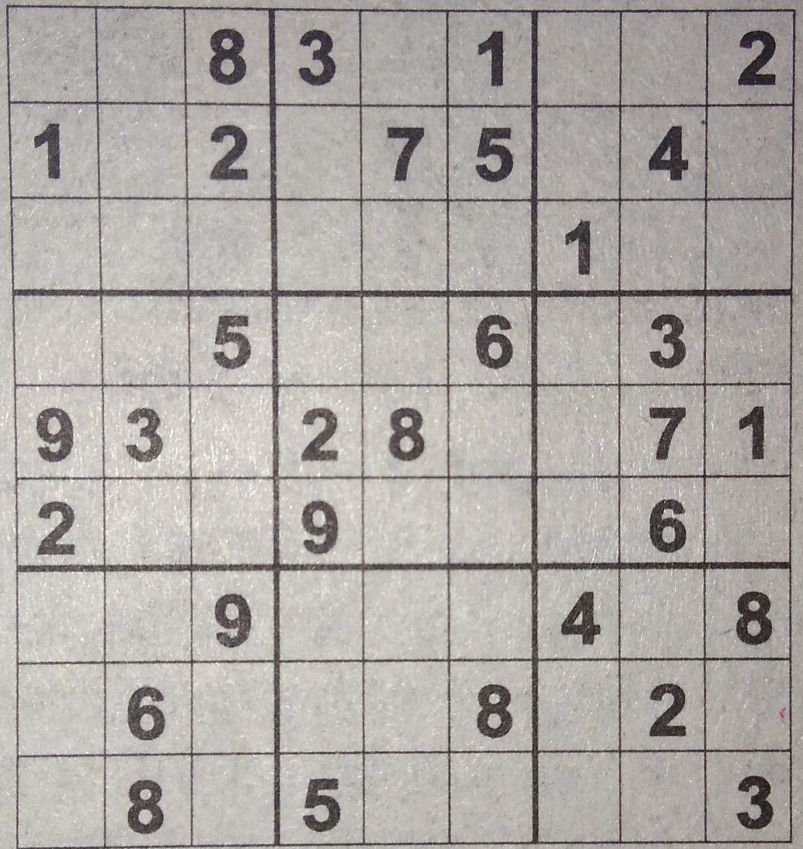
#> input picture im1.jpg, 1605 x 1697 px (shown at 1/2 size)
$ python 'for sudoku.py'
#> lines starting #> are read from the running program, lines starting #| are printed output that depends on the picture; after the words box and inside, x2 and y2 are one past the last pixel; in counts of white or black regions, pixels touching at a corner belong together
# importing libraries
import numpy as np
import cv2

field_threshold = {'1': 0.6, '2': 0.6, '3': 0.5, '4': 0.68, '5': 0.55, '6': 0.63, '7': 0.6, '8': 0.55, '9': 0.55}


# Function to Generate bounding
# boxes around detected fields
def getBoxed(img, img_gray, template, field_name="policy_no"):
	w, h = template.shape[::-1]

	# Apply template matching
	res = cv2.matchTemplate(img_gray, template, cv2.TM_CCOEFF_NORMED)

	hits = np.where(res >= field_threshold[field_name])

	# Draw a rectangle around the matched region.
	for pt in zip(*hits[::-1]):
		cv2.rectangle(img, pt, (pt[0] + w, pt[1] + h), (0, 255, 255), 2)

		y = pt[1] - 10 if pt[1] - 10 > 10 else pt[1] + h + 20

		cv2.putText(img, field_name, (pt[0], y), cv2.FONT_HERSHEY_SIMPLEX, 0.8, (0, 0, 255), 1)

	return img


# Driver Function
if __name__ == '__main__':
	# Read the original document image
	# img = cv2.imread('sudoku_temp/template.jpg')
	img = cv2.imread('im1.jpg')
#> img is the input picture: shape (1697, 1605, 3); mean B, G, R 166, 169.8, 173.8
	cv2.imshow('ss', img)
	cv2.waitKey(0)

	img = cv2.resize(img, (360, 360))
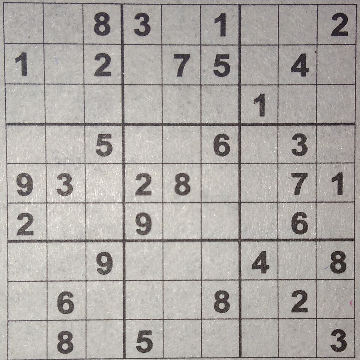
#> img: shape (360, 360, 3); mean B, G, R 165.9, 169.7, 173.7
	# cv2.imshow('img', img)
	# cv2.waitKey(0)

	lower_white = np.array([160, 160, 160], dtype=np.uint8)
	upper_white = np.array([255, 255, 255], dtype=np.uint8)
	img_gray = cv2.inRange(img, lower_white, upper_white)  # could also use threshold
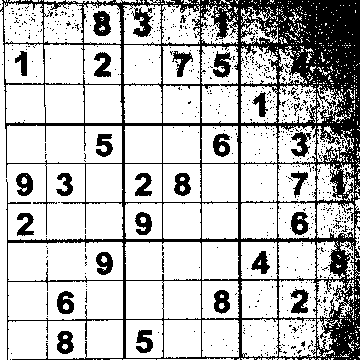
#> img_gray: shape (360, 360); 74.6% white; 729 black regions (698 under 20 px), largest, box (x1, y1, x2, y2) and area: (0, 0, 360, 360) 24842, (131, 7, 153, 37) 330, (93, 11, 111, 36) 329

	# 3-d to 2-d conversion

	# img_gray = cv2.cvtColor(img, cv2.COLOR_BGR2GRAY)
	cv2.imshow('img gray', img_gray)
	cv2.waitKey(0)
	# cv2.destroyAllWindows()

	# ----------
	imgheight = img_gray.shape[0]
#> imgheight = 360
	imgwidth = img_gray.shape[1]
#> imgwidth = 360

	M = imgheight // 9
#> M = 40
	N = imgwidth // 9
#> N = 40
	print('image height:', imgheight, 'width:', imgwidth, 'M:', M)
#| image height: 360 width: 360 M: 40

	sudoku = [[0 for i in range(9)] for j in range(9)]

	# for i in range(9):
	# 	print(sudoku[i])

	row = 0
	col = 0
	for y in range(0, imgheight, M):
		for x in range(0, imgwidth, N):
			y1 = y + M
#> y1 = 40
			x1 = x + N
#> x1 = 40
			tiles = img_gray[y:y + M, x:x + N]
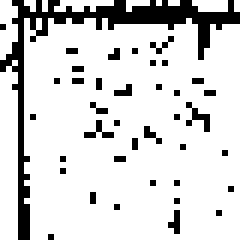
#> tiles: shape (40, 40) (shown 6 times larger); 84.2% white; black in thin lines or dots

			# im = img[y:y1, x:x1]
			# cv2.imshow('grid:', im)
			# cv2.waitKey(500)
	# ------------

			for i in range(9, 0, -1):
				directory = "sudoku_temp/{}.png".format(i)
				template = cv2.imread(directory, 0)
				# img[y:y1, x:x1] = getBoxed(im.copy(), tiles.copy(), template, str(i))
#> (the run stopped early here; a loop or call above may not have finished)

$ run again, with im2.jpg copied over im1.jpg
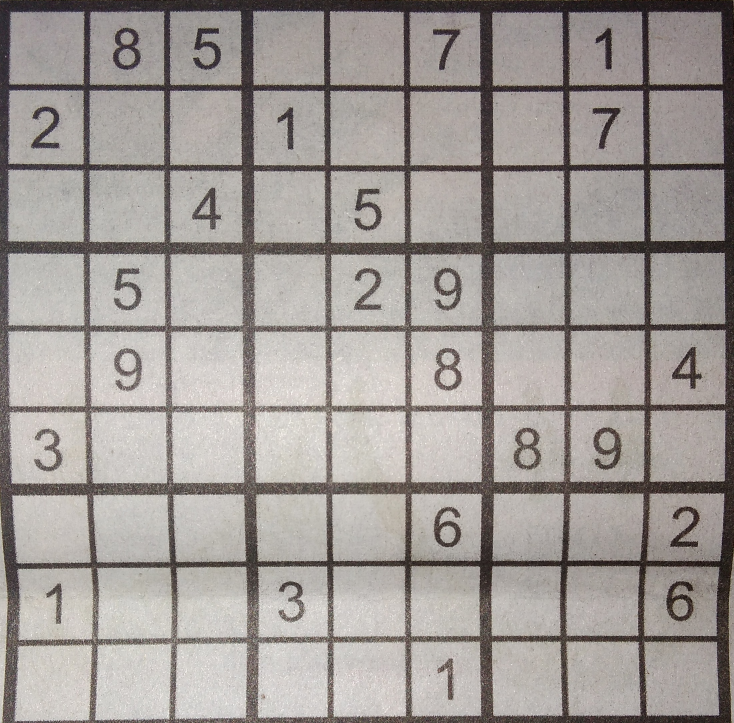
#> input picture im2.jpg, 2201 x 2169 px (shown at 1/3 size)
#> img is the input picture: shape (2169, 2201, 3); mean B, G, R 151, 154.6, 160.6
#> img: shape (360, 360, 3)
#> `img_gray = cv2.inRange(img, lower_white, upper_white)`:
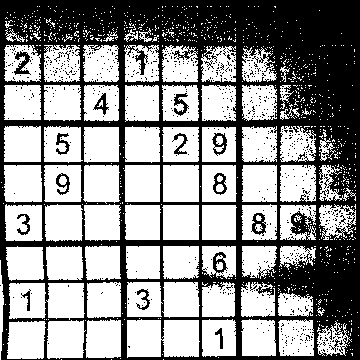
#> img_gray: shape (360, 360); 57.3% white; 772 black regions (754 under 20 px), largest, box (x1, y1, x2, y2) and area: (0, 0, 360, 360) 52213, (14, 51, 31, 75) 196, (251, 213, 266, 236) 179
#| image height: 360 width: 360 M: 40
#> `tiles = img_gray[y:y + M, x:x + N]`:
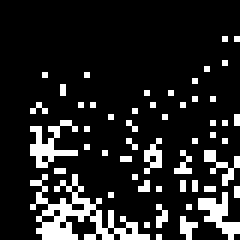
#> tiles: shape (40, 40) (shown 6 times larger); 14.2% white in thin lines or dots, all inside (x1, y1, x2, y2) = (5, 6, 40, 40)

$ run again, with im3.jpg copied over im1.jpg
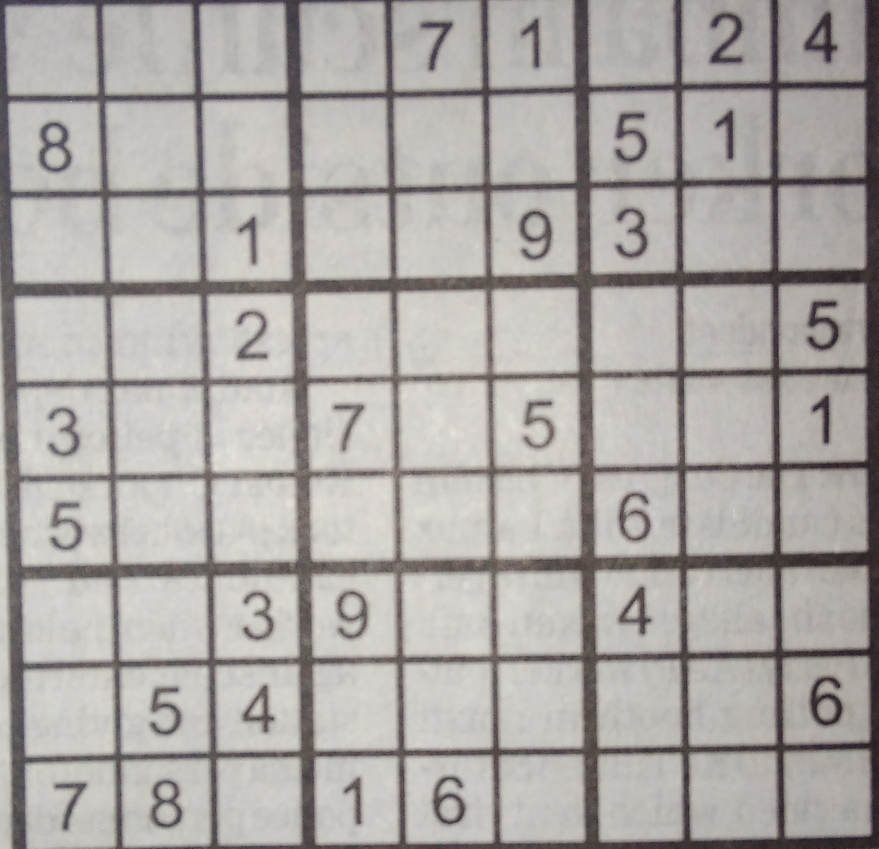
#> input picture im3.jpg, 1757 x 1697 px (shown at 1/2 size)
#> img is the input picture: shape (1697, 1757, 3); mean B, G, R 165, 168.1, 172.2
#> img: shape (360, 360, 3)
#> `img_gray = cv2.inRange(img, lower_white, upper_white)`:
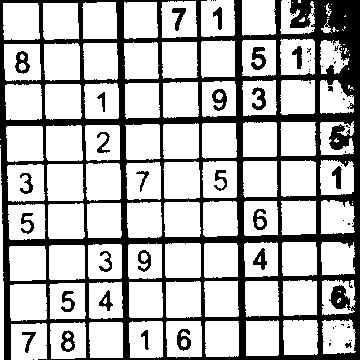
#> img_gray: shape (360, 360); 71.3% white; 65 black regions (38 under 20 px), largest, box (x1, y1, x2, y2) and area: (0, 0, 360, 360) 33772, (251, 47, 266, 70) 202, (15, 51, 30, 74) 187
#| image height: 360 width: 360 M: 40
#> `tiles = img_gray[y:y + M, x:x + N]`:
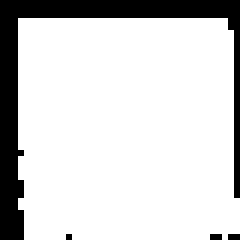
#> tiles: shape (40, 40) (shown 6 times larger); 82.7% white; 4 black regions (3 under 20 px), largest, box (x1, y1, x2, y2) and area: (0, 0, 40, 40) 272
